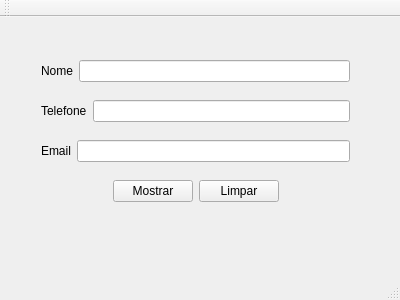
<?xml version="1.0" encoding="UTF-8"?>
<ui version="4.0">
 <class>MainWindow</class>
 <widget class="QMainWindow" name="MainWindow">
  <property name="geometry">
   <rect>
    <x>0</x>
    <y>0</y>
    <width>400</width>
    <height>300</height>
   </rect>
  </property>
  <property name="windowTitle">
   <string>MainWindow</string>
  </property>
  <widget class="QWidget" name="centralWidget">
   <widget class="QWidget" name="">
    <property name="geometry">
     <rect>
      <x>30</x>
      <y>20</y>
      <width>331</width>
      <height>191</height>
     </rect>
    </property>
    <layout class="QVBoxLayout" name="verticalLayout">
     <item>
      <layout class="QHBoxLayout" name="horizontalLayout">
       <item>
        <widget class="QLabel" name="label">
         <property name="text">
          <string>Nome</string>
         </property>
        </widget>
       </item>
       <item>
        <widget class="QLineEdit" name="TextNome"/>
       </item>
      </layout>
     </item>
     <item>
      <layout class="QHBoxLayout" name="horizontalLayout_2">
       <item>
        <widget class="QLabel" name="label_2">
         <property name="text">
          <string>Telefone</string>
         </property>
        </widget>
       </item>
       <item>
        <widget class="QLineEdit" name="TextTelefone"/>
       </item>
      </layout>
     </item>
     <item>
      <layout class="QHBoxLayout" name="horizontalLayout_3">
       <item>
        <widget class="QLabel" name="label_3">
         <property name="text">
          <string>Email</string>
         </property>
        </widget>
       </item>
       <item>
        <widget class="QLineEdit" name="TextEmail"/>
       </item>
      </layout>
     </item>
     <item>
      <layout class="QHBoxLayout" name="horizontalLayout_4">
       <item>
        <spacer name="horizontalSpacer">
         <property name="orientation">
          <enum>Qt::Horizontal</enum>
         </property>
         <property name="sizeHint" stdset="0">
          <size>
           <width>40</width>
           <height>20</height>
          </size>
         </property>
        </spacer>
       </item>
       <item>
        <widget class="QPushButton" name="BtnMostrar">
         <property name="text">
          <string>Mostrar</string>
         </property>
        </widget>
       </item>
       <item>
        <widget class="QPushButton" name="BtnLimpar">
         <property name="text">
          <string>Limpar</string>
         </property>
        </widget>
       </item>
       <item>
        <spacer name="horizontalSpacer_2">
         <property name="orientation">
          <enum>Qt::Horizontal</enum>
         </property>
         <property name="sizeHint" stdset="0">
          <size>
           <width>40</width>
           <height>20</height>
          </size>
         </property>
        </spacer>
       </item>
      </layout>
     </item>
    </layout>
   </widget>
  </widget>
  <widget class="QMenuBar" name="menuBar">
   <property name="geometry">
    <rect>
     <x>0</x>
     <y>0</y>
     <width>400</width>
     <height>22</height>
    </rect>
   </property>
  </widget>
  <widget class="QToolBar" name="mainToolBar">
   <attribute name="toolBarArea">
    <enum>TopToolBarArea</enum>
   </attribute>
   <attribute name="toolBarBreak">
    <bool>false</bool>
   </attribute>
  </widget>
  <widget class="QStatusBar" name="statusBar"/>
 </widget>
 <layoutdefault spacing="6" margin="11"/>
 <resources/>
 <connections/>
</ui>
